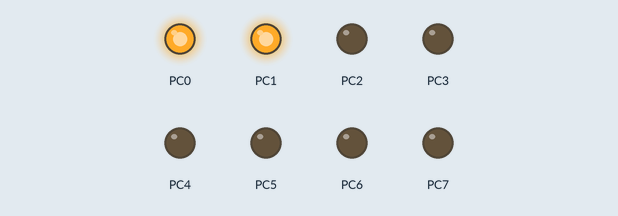
Bench run of a program on a simulated ATmega2560, built with avr-gcc and emulated at 16 MHz. Shown: output pins drawn as LEDs (lit = HIGH).

Above: at 0.2 s.
At 1.7 s:
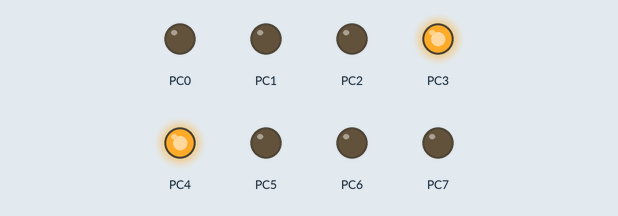
At 2.2 s:
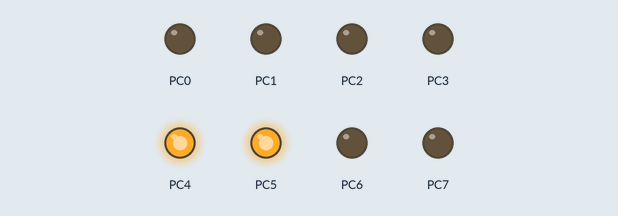
At 3.7 s:
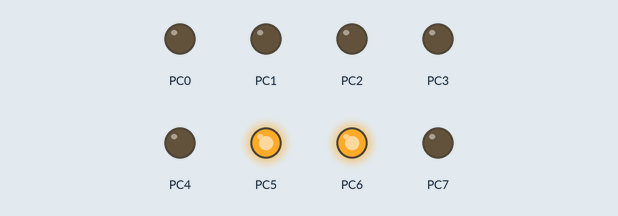
At 5.7 s:
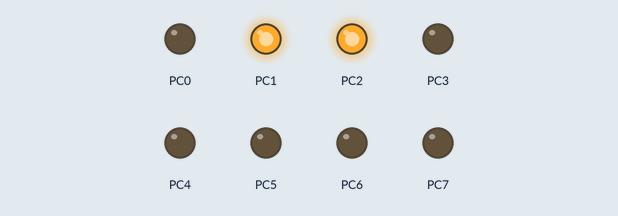
At 7.2 s:
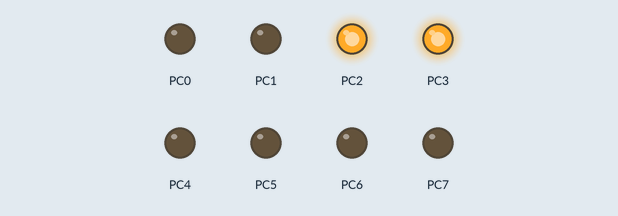
Timing chart, 0 to 7.8 s (numbered marks = the images above):
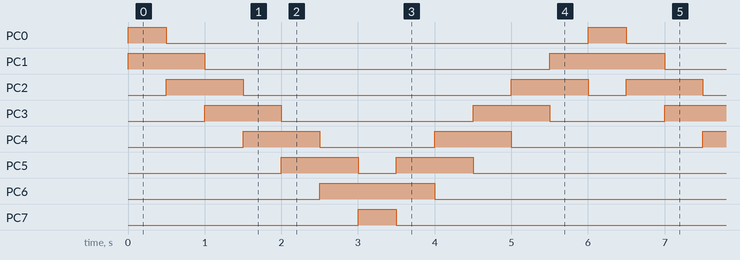

The program:

main.c
```c
/*
 * T1_Ex2.c
 *
 * Created: 26.08.2025 17:41:08
 * Author : teo
 */

#define F_CPU 16000000UL

#include <avr/io.h>
#include <util/delay.h>

int main(void)
{
	uint8_t leds_pattern = 0b00000011;
	uint8_t direction = 0;

	DDRC = 0xFF;

    /* Replace with your application code */
    while (1)
    {

		PORTC = leds_pattern;

		if(direction == 0)
		{
			leds_pattern = leds_pattern << 1;

			if(leds_pattern == 0b11000000)
			{
				direction = 1;
			}
		}
		else
		{
			leds_pattern = leds_pattern >> 1;

			if(leds_pattern == 0b00000011)
			{
				direction = 0;
			}
		}

		_delay_ms(500);
    }
}
```

Measured:
- by itself, PC0, PC7: alternates HIGH for 0.50 s and LOW for 5.5 s
- by itself, PC1: repeats every 6.0 s: LOW 4.5 s, HIGH 1.5 s
- by itself, PC2: repeats every 6.0 s: LOW 3.5 s, HIGH 1.0 s, LOW 0.50 s, HIGH 1.0 s
- by itself, PC3: repeats every 6.0 s: LOW 2.5 s, HIGH 1.0 s, LOW 1.5 s, HIGH 1.0 s
- by itself, PC4: repeats every 6.0 s: LOW 1.5 s, HIGH 1.0 s, LOW 2.5 s, HIGH 1.0 s
- by itself, PC5: repeats every 6.0 s: LOW 0.50 s, HIGH 1.0 s, LOW 3.5 s, HIGH 1.0 s
- by itself, PC6: alternates HIGH for 1.5 s and LOW for 4.5 s
